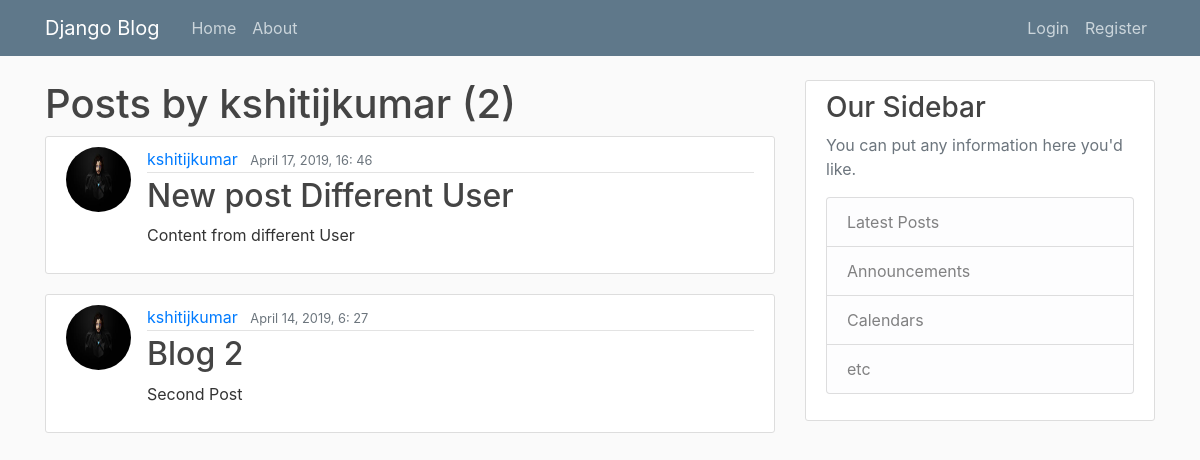
/user/kshitijkumar, run on the app's committed database.
### blog/models.py (models this page shows, shortened)
class Post(models.Model):
    title=models.CharField(max_length=100)
    content=models.TextField()
    date_posted=models.DateTimeField(default=timezone.now)
    author=models.ForeignKey(User,on_delete=models.CASCADE)

### users/models.py (models this page shows, shortened)
class Profile(models.Model):
	user=models.OneToOneField(User,on_delete=models.CASCADE)
	image=models.ImageField(default='default.jpg',upload_to='profile_pics')

### blog/views.py (the view)
# urls.py: path('user/<str:username>', UserPostListView.as_view(),name='user-post'),
class UserPostListView(ListView):
    model=Post
    template_name='blog/user_posts.html' #<app>/<model>_<viewtype>.html
    context_object_name='posts'
    paginate_by= 2
    def get_queryset(self):
        user=get_object_or_404(User,username=self.kwargs.get('username'))
        return Post.objects.filter(author=user).order_by('-date_posted')

### blog/templates/blog/user_posts.HTML (shortened to what this page needs)
{%extends "blog/base.html"%}
{%block content %}
    <h1>Posts by {{view.kwargs.username}} ({{page_obj.paginator.count}})</h1>
    {% for post in posts %}
		<article class="media content-section">
  			<img class="rounded-circle article-img" src="{{ post.author.profile.image.url}}">
        <div class="media-body">
    			<div class="article-metadata">
      				<a class="mr-2" href="{%url 'user-post' post.author.username %}">{{ post.author }}</a>
      				<small class="text-muted">{{ post.date_posted|date:"F d, Y, G: i" }}</small>
   				 </div>
    		 	 <h2><a class="article-title" href="{%url 'post-detail' post.id %}">{{ post.title }}</a></h2>
    		 	 <p class="article-content">{{ post.content }}</p>
  			</div>
		</article>
	  {% endfor %}
{%endblock content %}

### data on the page
Post: author.profile.image (placeholder picture), author "kshitijkumar", date_posted "April 17, 2019, 16: 46", title "New post Different User", content "Content from different User"
Post: author.profile.image (placeholder picture), author "kshitijkumar", date_posted "April 14, 2019, 6: 27", title "Blog 2", content "Second Post"

### other printed values
{{ view.kwargs.username }} "kshitijkumar"
{{ page_obj.paginator.count }} "2"
